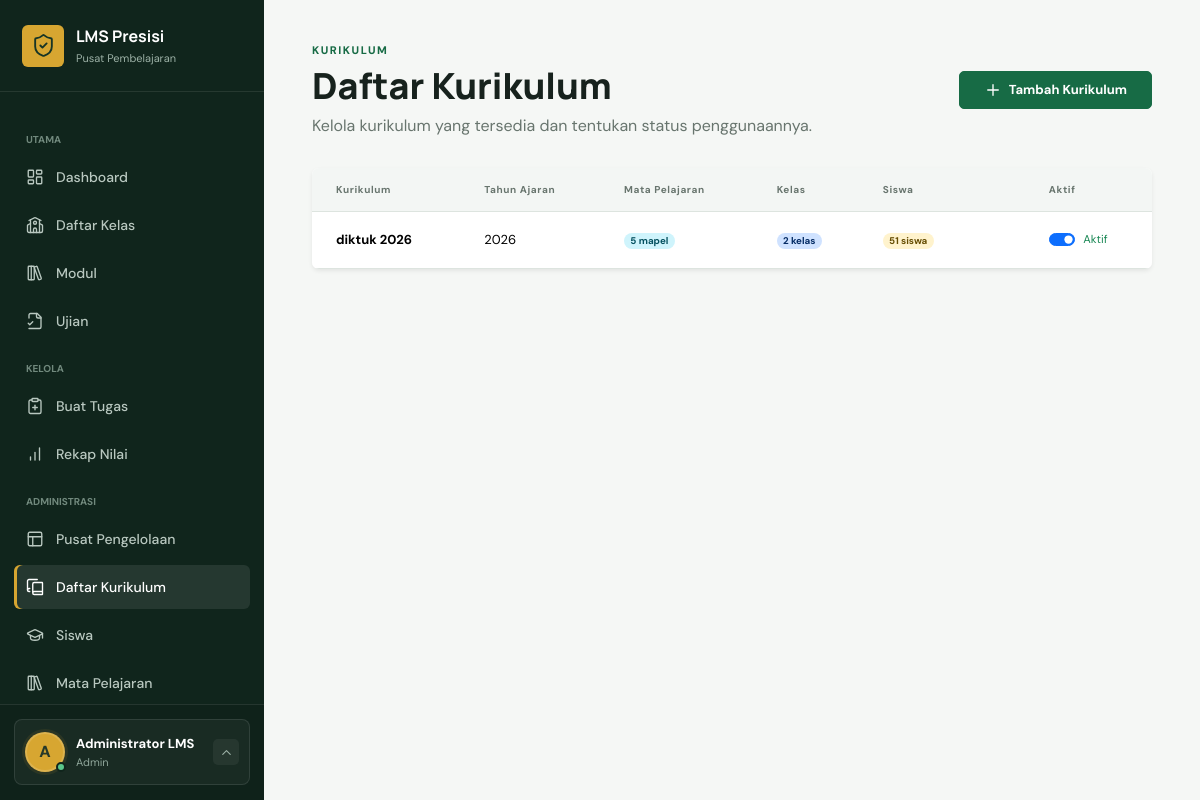
The app's page /pengelolaan/kurikulum/ (signed in) with its own data.
### lms/models.py (models this page shows, shortened)
class CustomUser(AbstractUser):
    class Role(models.TextChoices):
        ADMIN = "ADMIN", "Admin"
        GADIK = "GADIK", "Gadik"
        SERDIK = "SERDIK", "Serdik"
    nama_lengkap = models.CharField(max_length=255, blank=True)
    nip_nrp = models.CharField(max_length=30, unique=True, null=True, blank=True)
    tempat_lahir = models.CharField(max_length=100, blank=True)
    tanggal_lahir = models.DateField(null=True, blank=True)
    asal_pengiriman = models.CharField(max_length=150, blank=True)
    alamat = models.TextField(blank=True)
    role = models.CharField(max_length=10, choices=Role.choices, default=Role.SERDIK)
    @property
    def display_name(self):
        return self.nama_lengkap or self.get_full_name() or self.username

class Kurikulum(models.Model):
    nama_kurikulum = models.CharField(max_length=150)
    tahun_ajaran = models.CharField(max_length=10)
    is_active = models.BooleanField(default=True)
    class Meta:
        ordering = ["-is_active", "-tahun_ajaran", "nama_kurikulum"]
        verbose_name_plural = "Kurikulum"

### lms/views.py (the view)
# urls.py: path("pengelolaan/kurikulum/", views.daftar_kurikulum, name="daftar_kurikulum"),
@role_required(CustomUser.Role.ADMIN)
def daftar_kurikulum(request):
    kurikulum = Kurikulum.objects.annotate(
        jumlah_mapel=Count("mata_pelajaran", distinct=True),
        jumlah_kelas=Count("kelas", distinct=True),
        jumlah_siswa=Count("kelas__anggota__serdik", distinct=True),
    )
    return render(request, "lms/daftar_kurikulum.html", {"kurikulum": kurikulum})

### lms/views.py (called while the page is built)
def role_required(*roles):
    def decorator(view_func):
        @login_required
        @wraps(view_func)
        def wrapped(request, *args, **kwargs):
            if request.user.role not in roles and not request.user.is_superuser:
                raise PermissionDenied
            return view_func(request, *args, **kwargs)
        return wrapped
    return decorator

### templates/lms/daftar_kurikulum.html (shortened to what this page needs)
{% extends 'base.html' %}
{% block content %}
<header class="page-heading heading-with-action">
    <div><p class="eyebrow">KURIKULUM</p><h1>Daftar Kurikulum</h1><p>Kelola kurikulum yang tersedia dan tentukan status penggunaannya.</p></div>
    <a class="btn btn-primary px-4 py-2" href="{% url 'tambah_kurikulum' %}"><i data-lucide="plus"></i>Tambah Kurikulum</a>
</header>
<div class="card border-0 shadow-sm overflow-hidden">
    <div class="table-responsive">
        <table class="table table-hover align-middle mb-0">
            <thead class="table-light"><tr><th class="ps-4">Kurikulum</th><th>Tahun Ajaran</th><th>Mata Pelajaran</th><th>Kelas</th><th>Siswa</th><th class="text-center pe-4">Aktif</th></tr></thead>
            <tbody>
                {% for item in kurikulum %}
                <tr>
                    <td class="ps-4"><strong>{{ item.nama_kurikulum }}</strong></td>
                    <td>{{ item.tahun_ajaran }}</td>
                    <td><span class="badge bg-info-subtle text-info-emphasis rounded-pill">{{ item.jumlah_mapel }} mapel</span></td>
                    <td><span class="badge bg-primary-subtle text-primary-emphasis rounded-pill">{{ item.jumlah_kelas }} kelas</span></td>
                    <td><span class="badge bg-warning-subtle text-warning-emphasis rounded-pill">{{ item.jumlah_siswa }} siswa</span></td>
                    <td class="text-center pe-4">
                        <form method="post" action="{% url 'ubah_status_kurikulum' item.pk %}">
                            <div class="form-check form-switch d-inline-flex align-items-center gap-2 mb-0">
                                <input class="form-check-input m-0" type="checkbox" role="switch" name="is_active" aria-label="Aktifkan {{ item.nama_kurikulum }}" {% if item.is_active %}checked{% endif %} onchange="this.form.submit()">
                                <span class="small {% if item.is_active %}text-success{% else %}text-secondary{% endif %}">{% if item.is_active %}Aktif{% else %}Tidak aktif{% endif %}</span>
                            </div>
                        </form>
                    </td>
                </tr>
                {% empty %}<tr><td colspan="6"><div class="empty-state compact"><i data-lucide="book-copy"></i><p>Belum ada kurikulum yang terdaftar.</p></div></td></tr>{% endfor %}
            </tbody>
        </table>
    </div>
</div>
{% endblock %}

### templates/base.html (shortened to what this page needs)
{% load static %}
<!doctype html>
<html lang="id">
<head>
    <link href="https://cdn.jsdelivr.net/npm/bootstrap@5.3.8/dist/css/bootstrap.min.css" rel="stylesheet">
    <link rel="stylesheet" href="{% static 'css/app.css' %}">
</head>
<body>
    <div class="app-shell">
        <aside class="sidebar offcanvas-lg offcanvas-start" tabindex="-1" id="sidebar">
            <div class="sidebar-head">
                <a class="brand" href="{% url 'dashboard' %}">
                    <span class="brand-mark"><i data-lucide="shield-check"></i></span>
                    <span><strong>LMS Presisi</strong><small>Pusat Pembelajaran</small></span>
                </a>
            </div>
            <nav class="sidebar-nav">
                <span class="nav-caption">UTAMA</span>
                <a href="{% url 'dashboard' %}" class="nav-item {% if request.resolver_match.url_name == 'dashboard' %}active{% endif %}">
                    <i data-lucide="layout-dashboard"></i><span>Dashboard</span>
                </a>
                <a href="{% url 'daftar_kelas' %}" class="nav-item {% if 'kelas' in request.path %}active{% endif %}">
                    <i data-lucide="school"></i><span>{% if user.role == 'ADMIN' or user.is_superuser %}Daftar Kelas{% else %}Kelas Saya{% endif %}</span>
                </a>
                <a href="{% url 'daftar_modul' %}" class="nav-item {% if request.resolver_match.url_name == 'daftar_modul' %}active{% endif %}">
                    <i data-lucide="library-big"></i><span>Modul</span>
                </a>
                <a href="{% url 'daftar_ujian' %}" class="nav-item {% if 'ujian' in request.resolver_match.url_name %}active{% endif %}">
                    <i data-lucide="file-check-2"></i><span>Ujian</span>
                </a>
                {% if user.role == 'GADIK' or user.role == 'ADMIN' or user.is_superuser %}
                <span class="nav-caption">KELOLA</span>
                <a href="{% url 'buat_tugas' %}" class="nav-item"><i data-lucide="clipboard-plus"></i><span>Buat Tugas</span></a>
                {% if user.role == 'ADMIN' or user.is_superuser %}<a href="{% url 'daftar_nilai' %}" class="nav-item {% if request.resolver_match.url_name == 'daftar_nilai' %}active{% endif %}"><i data-lucide="chart-no-axes-column-increasing"></i><span>Rekap Nilai</span></a>{% endif %}
                {% endif %}
                {% if user.role == 'ADMIN' or user.is_superuser %}
                <span class="nav-caption">ADMINISTRASI</span>
                <a href="{% url 'pengelolaan_admin' %}" class="nav-item {% if request.resolver_match.url_name == 'pengelolaan_admin' %}active{% endif %}"><i data-lucide="panels-top-left"></i><span>Pusat Pengelolaan</span></a>
                <a href="{% url 'daftar_kurikulum' %}" class="nav-item {% if 'kurikulum' in request.resolver_match.url_name %}active{% endif %}"><i data-lucide="book-copy"></i><span>Daftar Kurikulum</span></a>
                <a href="{% url 'daftar_siswa' %}" class="nav-item {% if 'siswa' in request.resolver_match.url_name %}active{% endif %}"><i data-lucide="graduation-cap"></i><span>Siswa</span></a>
                <a href="{% url 'daftar_mata_pelajaran' %}" class="nav-item"><i data-lucide="library-big"></i><span>Mata Pelajaran</span></a>
                {% endif %}
            </nav>
            <div class="sidebar-user dropup">
                <button class="sidebar-user-trigger" type="button" data-bs-toggle="dropdown" data-bs-display="static" aria-expanded="false" aria-label="Buka menu profil">
                    <span class="account-avatar">
                        <span class="avatar">{{ user.display_name|slice:":1"|upper }}</span>
                        <span class="account-status" aria-hidden="true"></span>
                    </span>
                    <span class="user-copy"><strong>{{ user.display_name }}</strong><small>{{ user.get_role_display }}</small></span>
                    <span class="sidebar-user-chevron"><i data-lucide="chevron-up"></i></span>
                </button>
            </div>
        </aside>
        <main class="main-content">
            <div class="content-wrap">
                {% block content %}{% endblock %}
            </div>
        </main>
    </div>
</body>
</html>

### records on screen
CustomUser: display_name "A", display_name "Administrator LMS", role "Admin"
Kurikulum: nama_kurikulum "diktuk 2026", tahun_ajaran "2026", jumlah_mapel "5", jumlah_kelas "2", jumlah_siswa "51", is_active "☑", shows "Aktif"
